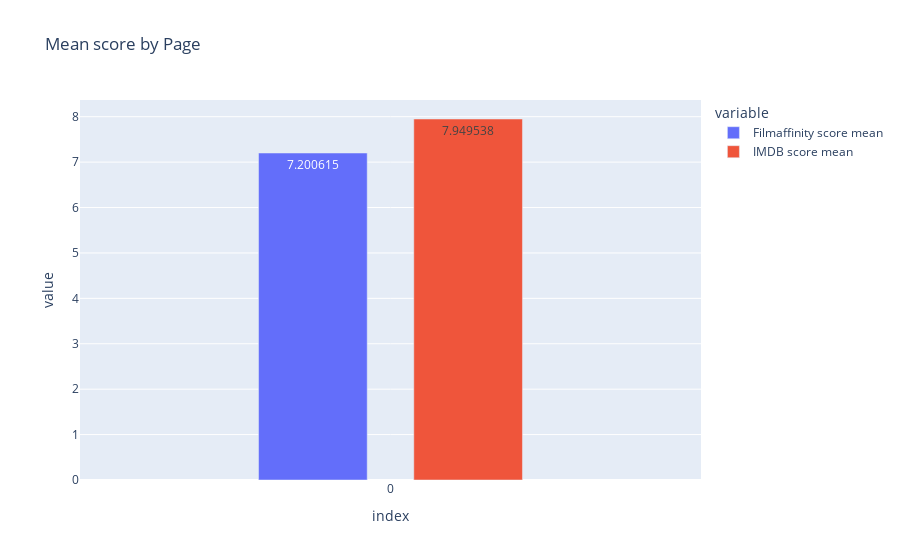

The notebook cell saved with this chart:
### Code cell
fig_scores = px.bar(df_scores_plot, y=["Filmaffinity score mean","IMDB score mean"], title="Mean score by Page", barmode="group", text_auto=True)
fig_scores.update_layout(barmode='group', bargap=0.5,bargroupgap=0.3)
fig_scores

### Figure 1 — Plotly figure (JSON) as saved in the notebook; plotly's stock layout.template omitted (floating-point values rounded to 4 significant figures)
{"data": [{"alignmentgroup": "True", "hovertemplate": "variable=Filmaffinity score mean<br>index=%{x}<br>value=%{y}<extra></extra>", "legendgroup": "Filmaffinity score mean", "marker": {"color": "#636efa", "pattern": {"shape": ""}}, "name": "Filmaffinity score mean", "offsetgroup": "Filmaffinity score mean", "orientation": "v", "showlegend": true, "textposition": "auto", "texttemplate": "%{y}", "type": "bar", "x": [0], "xaxis": "x", "y": [7.201], "yaxis": "y"}, {"alignmentgroup": "True", "hovertemplate": "variable=IMDB score mean<br>index=%{x}<br>value=%{y}<extra></extra>", "legendgroup": "IMDB score mean", "marker": {"color": "#EF553B", "pattern": {"shape": ""}}, "name": "IMDB score mean", "offsetgroup": "IMDB score mean", "orientation": "v", "showlegend": true, "textposition": "auto", "texttemplate": "%{y}", "type": "bar", "x": [0], "xaxis": "x", "y": [7.95], "yaxis": "y"}], "layout": {"bargap": 0.5, "bargroupgap": 0.3, "barmode": "group", "legend": {"title": {"text": "variable"}, "tracegroupgap": 0}, "title": {"text": "Mean score by Page"}, "xaxis": {"anchor": "y", "domain": [0, 1], "title": {"text": "index"}}, "yaxis": {"anchor": "x", "domain": [0, 1], "title": {"text": "value"}}}}
